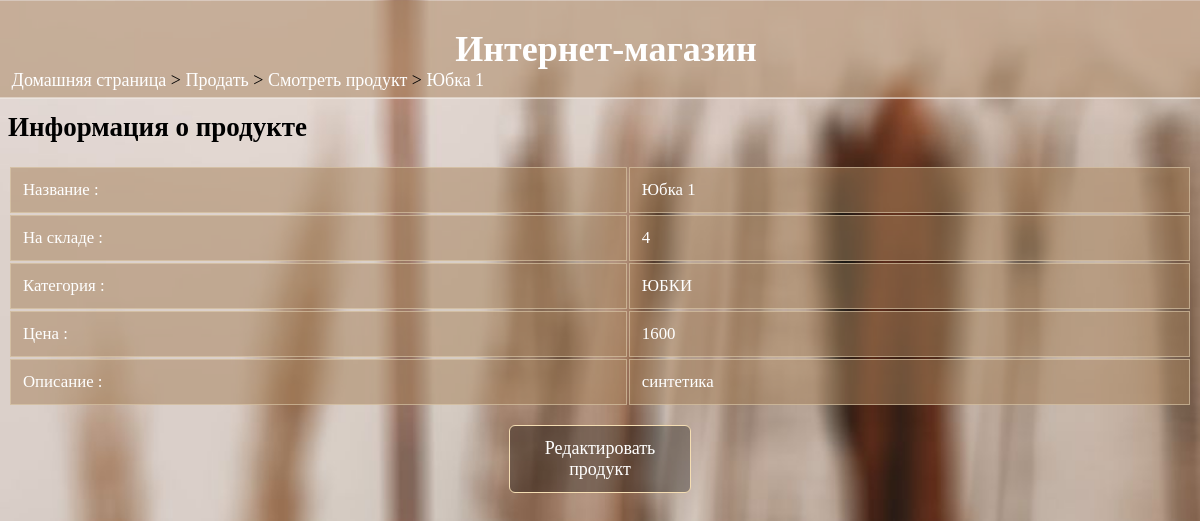
/viewproduct/5/ (signed in), run on an earlier commit of the app's database.
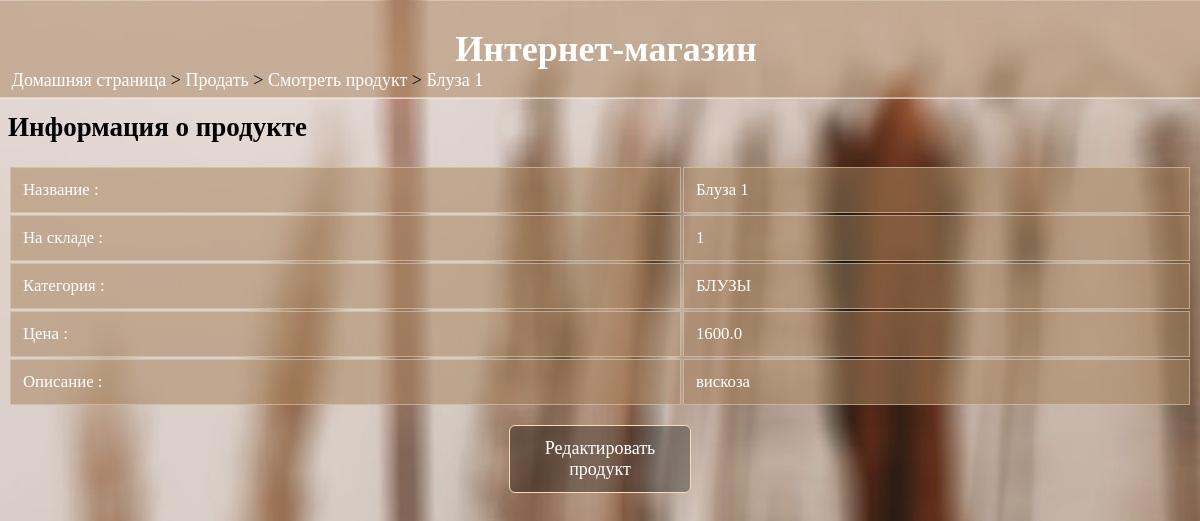
And on a later commit of the database.
### data/product.py (models this page shows)
class Product(SqlAlchemyBase, UserMixin):
    __tablename__ = 'product'
    prodID = sqlalchemy.Column(sqlalchemy.Integer, primary_key=True, autoincrement=True)
    name = sqlalchemy.Column(sqlalchemy.String)
    quantity = sqlalchemy.Column(sqlalchemy.Integer)
    category = sqlalchemy.Column(sqlalchemy.String)
    cost_price = sqlalchemy.Column(sqlalchemy.Float)
    sell_price = sqlalchemy.Column(sqlalchemy.Float)
    description = sqlalchemy.Column(sqlalchemy.String)
    sellID = sqlalchemy.Column(sqlalchemy.Integer, sqlalchemy.ForeignKey("sellers.sellID"))

### shop.py (the view)
@app.route("/viewproduct/<id>/")
def view_product(id):
    if 'userid' not in session:
        return redirect(url_for('home'))
    type = session["type"]
    ispresent, tup = product_info(id)
    if not ispresent:
        abort(404)
    (name, quantity, category, cost_price, sell_price, sellID, desp, sell_name) = tup
    if type == "Seller" and sellID != session['userid']:
        abort(403)
    return render_template('view_product.html', type=type, name=name, quantity=quantity, category=category,
                           cost_price=cost_price, sell_price=sell_price, sell_id=sellID, sell_name=sell_name,
                           desp=desp, prod_id=id)

### data/db_session.py (called while the page is built)
def create_session() -> Session:
    global __factory
    return __factory()

### shop.py (called while the page is built)
def product_info(id):
    db_sess = db_session.create_session()
    a = db_sess.query(Product).filter(Product.prodID == id)[0]
    b = db_sess.query(Seller).filter(Seller.sellID == Product.sellID)[0]
    a = (a.name, a.quantity, a.category, a.cost_price, a.sell_price, a.sellID, a.description, b.name)
    res = [i for i in a]
    if len(res) == 0:
        return False, res
    return True, res

### templates/view_product.html (shortened to what this page needs)
<html>
<head>
  <link rel="stylesheet" href="{{url_for('static', filename='main.css')}}">
</head>
    <body>
      <div class="sticky">
        <h1>Интернет-магазин</h1>
      </div>
      <div class="nav">
        <p><a href="/">Домашняя страница</a> >
        {% if type=="Seller" %}<a href="/sell/">Продать</a> >
        {% else %}<a href="/buy/">Купить</a> > {% endif %}
        <a href="/viewproduct">Смотреть продукт</a> > <a href="">{{name}}</a></p>
      </div>
        <h2>Информация о продукте</h2>
        <table>
            <tr>
                <td>Название :</td><td>{{name}}</td>
            </tr>
            <tr>
                <td>На складе :</td><td>{{quantity}}</td>
            </tr>
            <tr>
                <td>Категория :</td><td>{{category}}</td>
            </tr>
            <tr>
                <td>Цена :</td>
                {% if type=="Seller" %}<td>{{cost_price}}</td>
                {% else %}<td>{{sell_price}}</td>{% endif %}
            </tr>
            <tr>
              <td>Описание :</td><td><pre>{{desp}}</pre></td>
            </tr>
        </table>
        <div class="centerthis">
        {% if type=="Seller" %}
        <p class="press"><a href="/viewproduct/{{prod_id}}/edit">Редактировать продукт</a></p>
        {% else %}
        <p class="press"><a href="/buy/{{prod_id}}">Купить продукт</a></p>
        <p class="press"><a href="/buy/cart/{{prod_id}}">Добавить в корзину</a></p>
        {% endif %}
        </div>
    </body>
</html>

### static/main.css (style rules this page uses)
div.sticky { position: -webkit-sticky; position: sticky; top: 0.2px; margin: -0.7vw; background-color: rgba(167, 130, 93, 0.5); color: white; padding: 0.3vw; font-size: 1.5vw; text-align: center; border-bottom: 1px solid white; font-family: 'Times New Roman'; }
div.sticky h1 { padding-left:1vw; }
body { font-family:'Times New Roman'; font-size: 1.5vw; background-image: url('background2.jpg'); background-size: cover; background-repeat: no-repeat; background-attachment: fixed; color: black; max-width: 100%; overflow-x: hidden; }
div.nav { position: fixed; display: block; top: 5vw; margin:-0.7vw; padding-left:1vw; border:none; overflow: hidden; }
div.nav a { text-decoration: none; color: white; }
.press { padding:0vw; font-size: 1.5vw; justify-content: center; margin-left: auto; margin-right: auto; margin-top: 1.5vw; margin-bottom: 1.5vw; }
.press a { background-color: rgba(0, 0, 0, 0.308); border-radius: 0.5vw; padding: 1vw; width: 13vw; display: block; margin: auto; text-decoration: none; color: white; border: 1px solid wheat; text-align: center; }
.centerthis { width: 80%; margin: auto; align-items: center; text-align: center; }
table { width: 100%; font-size: 1.4vw; }
td { border: 1px solid rgba(224, 207, 177, 0.589); padding:1vw; text-align: left; background-color: rgba(167, 130, 93, 0.521); color: white; word-wrap: break-word; }
pre { font-size: 1.4vw; font-family: inherit; }
a { text-decoration: none; color: white; }

What changed in the data, as far as the page shows it:
changed Product: name "Юбка 1" → "Блуза 1"; category "ЮБКИ" → "БЛУЗЫ"; cost_price "1600" → "1600.0"; description "синтетика" → "вискоза"
Also different on the page:
{{ quantity }}: "4" → "1"
